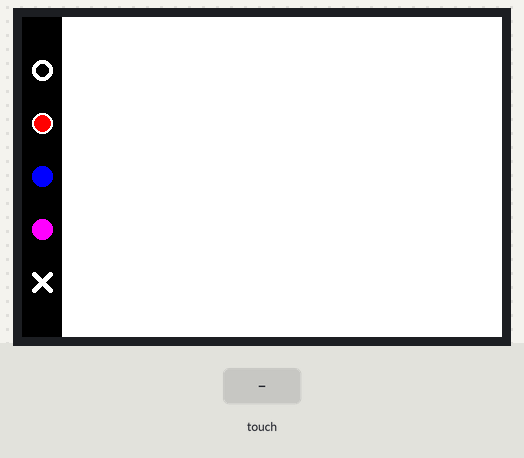
Bench run of a sketch on a simulated Arduino Uno, built with avr-gcc and run on an emulated ATmega328P. On the bench: 480×320 colour display. The test bench sets the inputs (shaded band). What the sketch prints to the serial monitor is not drawn.

Above: at 1.3 s.
1.4 s: touch panel pressed at 13 % / 10 % of its raw x / y range
3.0 s: touch panel pressed at 38 % / 10 % of its raw x / y range
Timing chart, 0 to 6.0 s (numbered marks = the images above; inputs shaded):
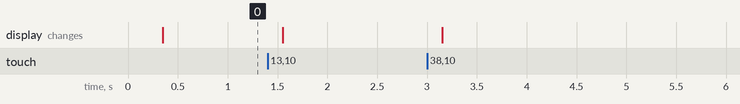

The sketch:

whiteboard.ino
```cpp
#include <Adafruit_GFX.h> // Hardware-specific library
#include <MCUFRIEND_kbv.h>
#include <TouchScreen.h>

#define BLACK    0x0000
#define BLUE     0x001F
#define RED      0xF800
#define WHITE    0xFFFF
#define YELLOW   0xFFE0
#define PINK     0xF81F

#define LANDSCAPE 1

#define DISPLAY_WIDTH   480
#define DISPLAY_HEIGHT  320
#define MENU_WIDTH      40

#define MINPRESSURE 200
#define MAXPRESSURE 1000

#define XP    8
#define XM    A2
#define YP    A3
#define YM    9

#define TS_LEFT   124
#define TS_RT     900
#define TS_TOP    954
#define TS_BOT    104

#define NUM_BUTTONS 5

#define OPEN_BTN_SIZE 10
#define OPEN_BTN_POS  15

#define MENU_BTN_HEIGHT (DISPLAY_HEIGHT-30)/NUM_BUTTONS

#define SIZE_1 3
#define SIZE_2 2
#define SIZE_3 1

MCUFRIEND_kbv tft;
TouchScreen ts = TouchScreen(XP, YP, XM, YM, 300);

struct point {
  int x, y;
};

enum button_type_e {
  BTN_SIZE =    0x00,
  BTN_RED =     0x01,
  BTN_BLUE =    0x02,
  BTN_REMOVE =  0x03,
  BTN_RESET =   0x04,
  BTN_NONE =    -1,
};

const char* BTN_TYPE_STR[] = {"BTN SIZ", "BTN RED", "BTN BLUE", "BTN REM", "BTN RES", "BTN NON"};

void writeLine(int16_t x0, int16_t y0, int16_t x1, int16_t y1, uint16_t color, int size);

bool get_touch(struct point* p)
{
  TSPoint touch = ts.getPoint();

  pinMode(YP, OUTPUT);      //restore shared pins
  pinMode(XM, OUTPUT);

  if (touch.z > MINPRESSURE && touch.z < MAXPRESSURE) {

    touch.y = TS_TOP-touch.y;

    p->x = map(touch.y, 0, TS_TOP-TS_BOT, 0, DISPLAY_WIDTH);
    p->y = map(touch.x, TS_RT, TS_LEFT, 0, DISPLAY_HEIGHT);
    return true;
  }
  return false;
}

void draw_buttons(int color, int pen_size) {

  tft.fillCircle(MENU_WIDTH/2, DISPLAY_HEIGHT/(NUM_BUTTONS+1), MENU_WIDTH/4, WHITE);
  tft.fillCircle(MENU_WIDTH/2, DISPLAY_HEIGHT/(NUM_BUTTONS+1), pen_size*2, BLACK);

  if(color==RED) {
    tft.fillCircle(MENU_WIDTH/2, DISPLAY_HEIGHT/(NUM_BUTTONS+1)*2, MENU_WIDTH/4, WHITE);
    tft.fillCircle(MENU_WIDTH/2, DISPLAY_HEIGHT/(NUM_BUTTONS+1)*2, MENU_WIDTH/5, RED);
  } else {
    tft.fillCircle(MENU_WIDTH/2, DISPLAY_HEIGHT/(NUM_BUTTONS+1)*2, MENU_WIDTH/4, RED);
  }

  if(color==BLUE) {
    tft.fillCircle(MENU_WIDTH/2, DISPLAY_HEIGHT/(NUM_BUTTONS+1)*3, MENU_WIDTH/4, WHITE);
    tft.fillCircle(MENU_WIDTH/2, DISPLAY_HEIGHT/(NUM_BUTTONS+1)*3, MENU_WIDTH/5, BLUE);
  } else {
    tft.fillCircle(MENU_WIDTH/2, DISPLAY_HEIGHT/(NUM_BUTTONS+1)*3, MENU_WIDTH/4, BLUE);
  }

  if(color==WHITE) {
    tft.fillCircle(MENU_WIDTH/2, DISPLAY_HEIGHT/(NUM_BUTTONS+1)*4, MENU_WIDTH/4, WHITE);
    tft.fillCircle(MENU_WIDTH/2, DISPLAY_HEIGHT/(NUM_BUTTONS+1)*4, MENU_WIDTH/5, PINK);
  } else {
    tft.fillCircle(MENU_WIDTH/2, DISPLAY_HEIGHT/(NUM_BUTTONS+1)*4, MENU_WIDTH/4, PINK);
  }

  writeLine(MENU_WIDTH/2-8, DISPLAY_HEIGHT/(NUM_BUTTONS+1)*5 + 8, MENU_WIDTH/2+8, DISPLAY_HEIGHT/(NUM_BUTTONS+1)*5 - 8, WHITE, 2);
  writeLine(MENU_WIDTH/2-8, DISPLAY_HEIGHT/(NUM_BUTTONS+1)*5 - 8, MENU_WIDTH/2+8, DISPLAY_HEIGHT/(NUM_BUTTONS+1)*5 + 8, WHITE, 2);

}

void draw_menu(int color, int pen_size) {
  tft.fillRect(0, 0, MENU_WIDTH, DISPLAY_HEIGHT, BLACK);
  draw_buttons(color, pen_size);
}

enum button_type_e get_pressed_btn(struct point* p) {
  if(p->x<MENU_WIDTH) {
    return (enum button_type_e)map(p->y, 0, DISPLAY_HEIGHT, 0, NUM_BUTTONS);
  }
  return BTN_NONE;
}

void swap(int* a, int* b) {
  int tmp = *a;
  *a = *b;
  *b = tmp;
}

void writeLine(int16_t x0, int16_t y0, int16_t x1, int16_t y1, uint16_t color, int size) {
  int16_t steep = abs(y1 - y0) > abs(x1 - x0);
  if (steep) {
    swap(&x0, &y0);
    swap(&x1, &y1);
  }

  if (x0 > x1) {
    swap(&x0, &x1);
    swap(&y0, &y1);
  }

  int16_t dx, dy;
  dx = x1 - x0;
  dy = abs(y1 - y0);

  int16_t err = dx / 2;
  int16_t ystep;

  if (y0 < y1) {
    ystep = 1;
  } else {
    ystep = -1;
  }

  for (; x0 <= x1; x0++) {
    if (steep) {
      tft.fillCircle(y0, x0, size, color);
    } else {
      tft.fillCircle(x0, y0, size, color);
    }
    err -= dy;
    if (err < 0) {
      y0 += ystep;
      err += dx;
    }
  }
}

void setup() {

  Serial.begin(9600);

  tft.reset();
  uint16_t identifier = tft.readID();

  if (identifier == 0xEFEF)
    identifier = 0x9486;

  tft.begin(identifier);

}

void loop() {

  tft.setRotation(LANDSCAPE);
  tft.fillScreen(WHITE);

  bool pressed = false;
  bool prec_exists = false;

  int color = RED;
  int pen_size = SIZE_1;

  struct point prec_point;

  draw_menu(color, pen_size);

  for(;;) {

    struct point p;
    if(get_touch(&p)) {

      if(p.x<=MENU_WIDTH) {
        if(!pressed) {

          if(prec_exists) {
            tft.fillCircle(prec_point.x, prec_point.y, pen_size, color);
            prec_exists=false;
          }

          enum button_type_e btn = get_pressed_btn(&p);

          switch(btn) {
            case BTN_RED:
              Serial.print("color F800\n");
              color = RED;
              draw_buttons(color, pen_size);
              break;
            case BTN_BLUE:
              Serial.print("color 001F\n");
              color = BLUE;
              draw_buttons(color, pen_size);
              break;
            case BTN_REMOVE:
              Serial.print("color FFFF\n");
              color = WHITE;
              draw_buttons(color, pen_size);
              break;
            case BTN_RESET:
              Serial.print("clear\n");
              tft.fillRect(MENU_WIDTH, 0, DISPLAY_WIDTH-MENU_WIDTH, DISPLAY_HEIGHT, WHITE);
              break;
            case BTN_SIZE:
              if(pen_size==SIZE_1) {
                pen_size=SIZE_2;
              } else if(pen_size==SIZE_2) {
                pen_size=SIZE_3;
              } else {
                pen_size=SIZE_1;
              }

              draw_buttons(color, pen_size);

              Serial.print("size " + String(pen_size) + "\n");
              break;
          }


        }
      } else {
        if(p.x>MENU_WIDTH+5) {
          if(prec_exists && pressed){
            Serial.print("line " + String(p.x-MENU_WIDTH) + " " + String(p.y) + "\n");
            writeLine(prec_point.x,prec_point.y,p.x,p.y,color, pen_size);
          } else {
            Serial.print("point " + String(p.x-MENU_WIDTH) + " " + String(p.y) + "\n");
            tft.fillCircle(p.x, p.y, pen_size, color);
          }
          if(prec_exists) {
            tft.fillCircle(prec_point.x, prec_point.y, pen_size, color);
            tft.fillCircle(p.x, p.y, pen_size/2, BLACK);
          }

          prec_point = p;
          prec_exists = true;
        }
      }

        pressed = true;
      } else {
        pressed = false;
      }
   }
}
```
